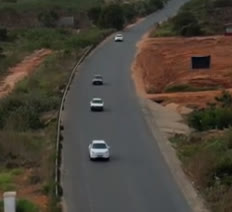
//> input picture img1.jpg, 232 x 212 px
$ ./main ../img1.jpg ../img2.jpg ../img2.jpg -w=../img2.jpg   (built with g++ and OpenCV 4)
//> lines starting //> are read from the running program, lines starting //| are printed output that depends on the picture
/*
* This sample demonstrates the use of the function
* findTransformECC that implements the image alignment ECC algorithm
*
*
* The demo loads an image (defaults to fruits.jpg) and it artificially creates
* a template image based on the given motion type. When two images are given,
* the first image is the input image and the second one defines the template image.
* In the latter case, you can also parse the warp's initialization.
*
* Input and output warp files consist of the raw warp (transform) elements
*
* Authors: G. Evangelidis, INRIA, Grenoble, France
*          M. Asbach, Fraunhofer IAIS, St. Augustin, Germany
*/
#include "ecc_cuda.h"
#include <opencv2/imgcodecs.hpp>
#include <opencv2/highgui.hpp>
#include <opencv2/video.hpp>
#include <opencv2/imgproc.hpp>
#include <opencv2/core/utility.hpp>
#include <stdio.h>
#include <string>
#include <time.h>
#include <iostream>
#include <fstream>
using namespace cv;
using namespace std;
static void help(const char** argv);
static int readWarp(string iFilename, Mat& warp, int motionType);
static int saveWarp(string fileName, const Mat& warp, int motionType);
static void draw_warped_roi(Mat& image, const int width, const int height, Mat& W);
#define HOMO_VECTOR(H, x, y)\
    H.at<float>(0,0) = (float)(x);\
    H.at<float>(1,0) = (float)(y);\
    H.at<float>(2,0) = 1.;
#define GET_HOMO_VALUES(X, x, y)\
    (x) = static_cast<float> (X.at<float>(0,0)/X.at<float>(2,0));\
    (y) = static_cast<float> (X.at<float>(1,0)/X.at<float>(2,0));
const std::string keys =
"{@inputImage    | fruits.jpg    | input image filename }"
"{@templateImage |               | template image filename (optional)}"
"{@inputWarp     |               | input warp (matrix) filename (optional)}"
"{n numOfIter    | 50            | ECC's iterations }"
"{e epsilon      | 0.0001        | ECC's convergence epsilon }"
"{o outputWarp   | outWarp.ecc   | output warp (matrix) filename }"
"{m motionType   | translation        | type of motion (translation, euclidean, affine, homography) }"
"{v verbose      | 1             | display initial and final images }"
"{w warpedImfile | warpedECC.png | warped input image }"
"{h help | | print help message }"
;
static void help(const char** argv)
{
	cout << "\nThis file demonstrates the use of the ECC image alignment algorithm. When one image"
		" is given, the template image is artificially formed by a random warp. When both images"
		" are given, the initialization of the warp by command line parsing is possible. "
		"If inputWarp is missing, the identity transformation initializes the algorithm. \n" << endl;
	cout << "\nUsage example (one image): \n"
		<< argv[0]
		<< " fruits.jpg -o=outWarp.ecc "
		"-m=euclidean -e=1e-6 -N=70 -v=1 \n" << endl;
	cout << "\nUsage example (two images with initialization): \n"
		<< argv[0]
		<< " yourInput.png yourTemplate.png "
		"yourInitialWarp.ecc -o=outWarp.ecc -m=homography -e=1e-6 -N=70 -v=1 -w=yourFinalImage.png \n" << endl;
}
static int readWarp(string iFilename, Mat& warp, int motionType) {
	// it reads from file a specific number of raw values:
	// 9 values for homography, 6 otherwise
	CV_Assert(warp.type() == CV_32FC1);
	int numOfElements;
	if (motionType == MOTION_HOMOGRAPHY)
		numOfElements = 9;
	else
		numOfElements = 6;
	int i;
	int ret_value;
	ifstream myfile(iFilename.c_str());
	if (myfile.is_open()) {
		float* matPtr = warp.ptr<float>(0);
		for (i = 0; i<numOfElements; i++) {
			myfile >> matPtr[i];
		}
		ret_value = 1;
	}
	else {
		cout << "Unable to open file " << iFilename.c_str() << endl;
		ret_value = 0;
	}
	return ret_value;
}
// [54 lines left out: functions saveWarp, draw_warped_roi, not called in this run]
int main(const int argc, const char * argv[])
{
	// if target_image (the image to warp towards) is not given we resize inputImage into target_image
	// then, we warp the target_image and save it on template_image.
	// this way we can later test gpu and cpu when using findTransformECCGpu
	// And finnaly, rewarping the template_image back to the target_image:
	// 		warpPerspective(target_image, warped_image, warp_matrix, warped_image.size(), INTER_LINEAR + WARP_INVERSE_MAP)

	CommandLineParser parser(argc, argv, keys);
	parser.about("ECC demo");
	parser.printMessage();
	help(argv);
	string imgFile = parser.get<string>(0);
	string tempImgFile = parser.get<string>(1);
	string inWarpFile = parser.get<string>(2);
	int number_of_iterations = parser.get<int>("n");
	double termination_eps = parser.get<double>("e");
	string warpType = parser.get<string>("m");
	int verbose = parser.get<int>("v");
	string finalWarp = parser.get<string>("o");
	string warpedImFile = parser.get<string>("w");
	if (!parser.check())
	{
		parser.printErrors();
		return -1;
	}
	if (!(warpType == "translation" || warpType == "euclidean"
		|| warpType == "affine" || warpType == "homography"))
	{
		cerr << "Invalid motion transformation" << endl;
		return -1;
	}
	int mode_temp;
	if (warpType == "translation")
		mode_temp = MOTION_TRANSLATION;
	else if (warpType == "euclidean")
		mode_temp = MOTION_EUCLIDEAN;
	else if (warpType == "affine")
		mode_temp = MOTION_AFFINE;
	else
		mode_temp = MOTION_HOMOGRAPHY;
	Mat inputImage = imread(samples::findFile(imgFile), IMREAD_GRAYSCALE);
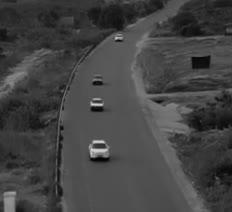
//> inputImage: 212 rows x 232 cols, CV_8UC1; min 0, max 210, mean 67.5
	if (inputImage.empty())
	{
		cerr << "Unable to load the inputImage" << endl;
		return -1;
	}
	Mat target_image;
	Mat template_image;
	inputImage.copyTo(target_image); // input becomes the target

	if (tempImgFile != "") { // template image is given by user
		template_image = imread(samples::findFile(tempImgFile), IMREAD_GRAYSCALE);
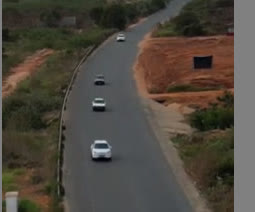
//> input picture img2.jpg, 255 x 212 px
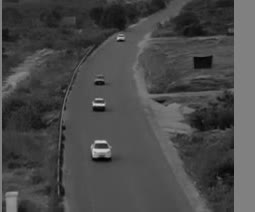
//> template_image: 212 rows x 255 cols, CV_8UC1; min 0, max 208, mean 72.9
		if (template_image.empty()) {
			cerr << "Unable to load the template image" << endl;
			return -1;
		}
	}
	// else: template_image (the image to warp towards) is not given so we resize inputImage into target_image
	else { // apply warp to input image

		// Size out_shape(inputImage.size()); // 1920, 2560
		//Size out_shape(1200, 900); // 1920, 2560
		Size out_shape(1920, 2560); // 1920, 2560
		resize(inputImage, target_image, out_shape, 0, 0, INTER_LINEAR_EXACT);

		Mat warpGround;
		RNG rng(getTickCount());
		double angle;
		int shiftX = 100; // 67
		int shiftY = 50; // 38
		std::cout << "\nshiftX, shiftY: " << shiftX << ", " << shiftY << endl;
		switch (mode_temp) {
		case MOTION_TRANSLATION:
			angle = 0;
			warpGround = (Mat_<float>(2, 3) <<  cos(angle), -sin(angle), shiftX,
												sin(angle),  cos(angle), shiftY);
			warpAffine(target_image, template_image, warpGround, out_shape, INTER_LINEAR);

			//warpGround = (Mat_<float>(2, 3) << 1, 0, (rng.uniform(10.f, 20.f)),
			//	0, 1, (rng.uniform(10.f, 20.f)));
			//warpAffine(target_image, template_image, warpGround,
			//	Size(200, 200), INTER_LINEAR + WARP_INVERSE_MAP);
			break;
		case MOTION_EUCLIDEAN:
			angle = 0;//CV_PI*11/180.f;
			warpGround = (Mat_<float>(2, 3) <<  cos(angle), -sin(angle), shiftX,
												sin(angle),  cos(angle), shiftY);
			warpAffine(target_image, template_image, warpGround, out_shape, INTER_LINEAR);

			//angle = CV_PI / 30 + CV_PI*rng.uniform((double)-2.f, (double)2.f) / 180;
			//warpGround = (Mat_<float>(2, 3) << cos(angle), -sin(angle), (rng.uniform(10.f, 20.f)),
			//	sin(angle), cos(angle), (rng.uniform(10.f, 20.f)));
			//warpAffine(target_image, template_image, warpGround,
			//	Size(200, 200), INTER_LINEAR + WARP_INVERSE_MAP);
			break;
		case MOTION_AFFINE:
			angle = 0;// CV_PI * 11 / 180.f;
			warpGround = (Mat_<float>(2, 3) <<  cos(angle), -sin(angle), shiftX,
												sin(angle),  cos(angle), shiftY);
			warpAffine(target_image, template_image, warpGround, out_shape, INTER_LINEAR);

			//warpGround = (Mat_<float>(2, 3) << (1 - rng.uniform(-0.05f, 0.05f)),
			//	(rng.uniform(-0.03f, 0.03f)), (rng.uniform(10.f, 20.f)),
			//	(rng.uniform(-0.03f, 0.03f)), (1 - rng.uniform(-0.05f, 0.05f)),
			//	(rng.uniform(10.f, 20.f)));
			//warpAffine(target_image, template_image, warpGround,
			//	Size(200, 200), INTER_LINEAR + WARP_INVERSE_MAP);
			break;
		case MOTION_HOMOGRAPHY:
			//warpGround = (Mat_<float>(3, 3) <<
			//	(1), (0), (70),
			//	(0), (1), (40),
			//	(0), (0), 1.f);
			warpGround = (Mat_<float>(3, 3) << (1 - rng.uniform(-0.01f, 0.01f)),
				(rng.uniform(-0.01f, 0.01f)), (rng.uniform(10.f, 20.f)),
				(rng.uniform(-0.01f, 0.01f)), (1 - rng.uniform(-0.01f, 0.01f)), (rng.uniform(10.f, 20.f)),
				(rng.uniform(0.0001f, 0.0003f)), (rng.uniform(0.0001f, 0.0003f)), 1.f);
			warpPerspective(target_image, template_image, warpGround, out_shape, INTER_LINEAR);
			//warpPerspective(target_image, template_image, warpGround,
			//	Size(200, 200), INTER_LINEAR + WARP_INVERSE_MAP);

			break;
		}
	}
	std::cout << "saving images in build" << endl;
	cv::imwrite("template (will be warped).jpg", template_image); // created from input shifted if not given
    cv::imwrite("target_image (input).jpg", target_image); // input
	std::cout << "finished saving images in build" << endl;

	const int warp_mode = mode_temp;

	////////////////////////////////	test Gpu 	///////////////////////////////////////////

	// initialize or load the warp matrix
	Mat warp_matrix;
	if (warpType == "homography")
		warp_matrix = Mat::eye(3, 3, CV_32F);
	else
		warp_matrix = Mat::eye(2, 3, CV_32F);
	if (inWarpFile != "") {
		int readflag = readWarp(inWarpFile, warp_matrix, warp_mode);
		if ((!readflag) || warp_matrix.empty())
		{
			cerr << "-> Check warp initialization file" << endl << flush;
			return -1;
		}
	}
	else {
		printf("\n ->Performance Warning: Identity warp ideally assumes images of "
			"similar size. If the deformation is strong, the identity warp may not "
			"be a good initialization. \n");
	}
	if (number_of_iterations > 200)
		cout << "-> Warning: too many iterations " << endl;
	if (warp_mode != MOTION_HOMOGRAPHY)
		warp_matrix.rows = 2;
	// start timing
	int gaussian_size = 5;
	double tic_init = (double)getTickCount();

//> (the run ends here: the program needs code that is not available in this run, at `double cc = findTransformECCGpu(template_image, target_image, warp_mat..`)
